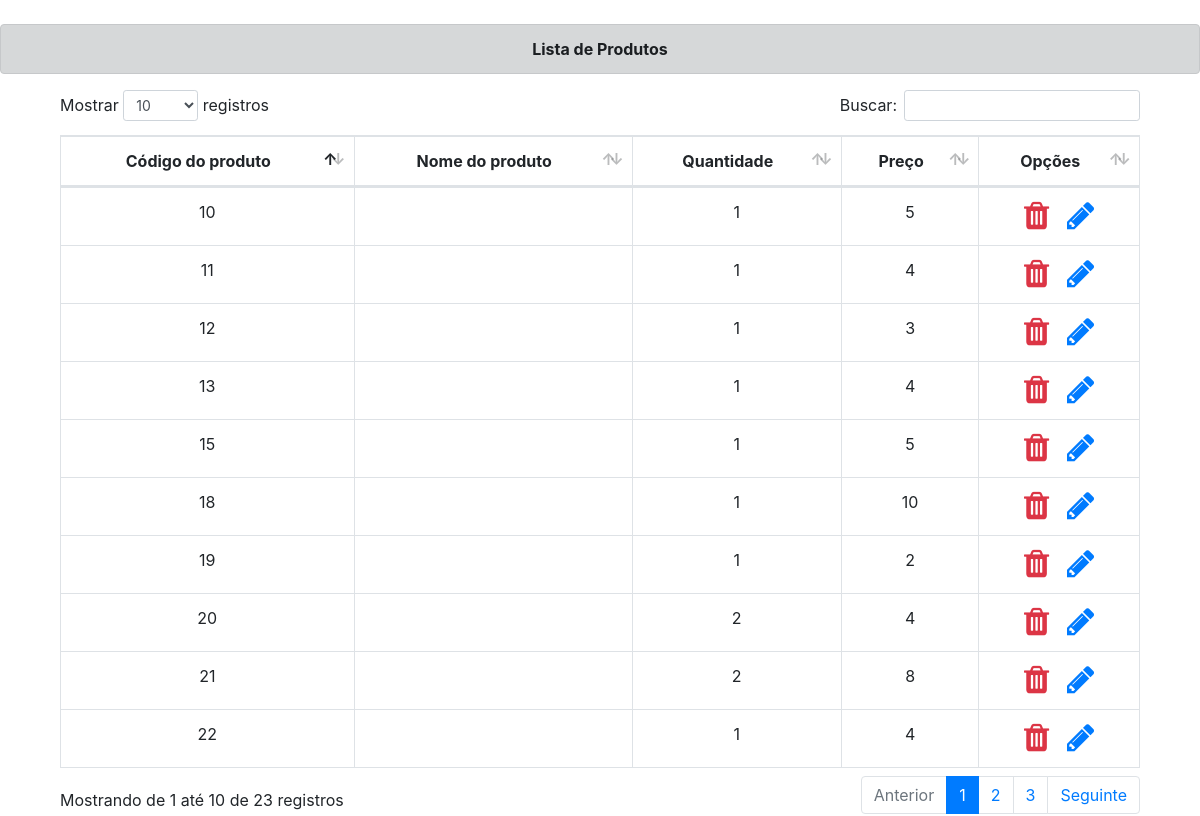
/visao/listarProduto.php (signed in), run on an earlier commit of the app's database.
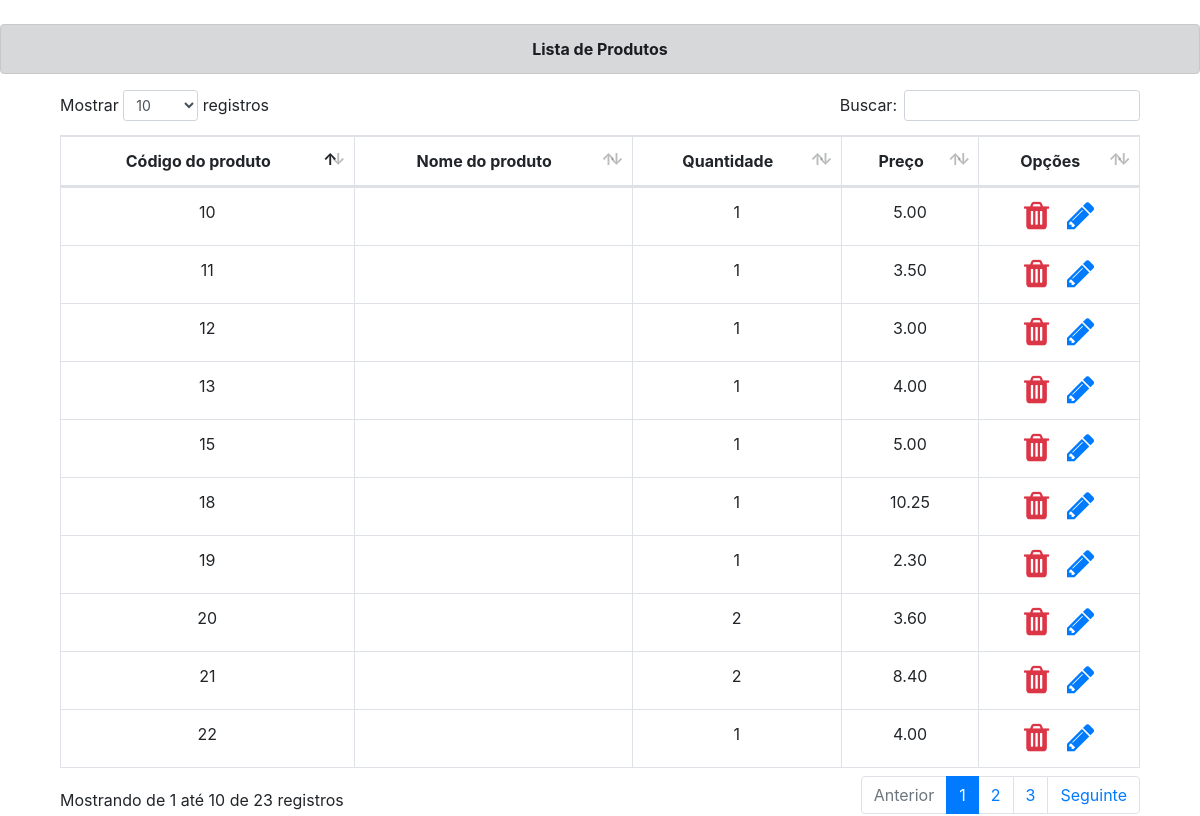
And on a later commit of the database.
### tables this page shows
CREATE TABLE IF NOT EXISTS `produto` (
  `id_produto` INT(5) NOT NULL AUTO_INCREMENT,
  `nome` VARCHAR(150) NOT NULL,
  `quantidade` INT(5) NOT NULL,
  `preco` DECIMAL(10,0) NOT NULL,
  PRIMARY KEY (`id_produto`));

### modelo/conexao/Conexao.php (called while the page is built)
<?php
abstract class Conexao {
    private static $instancia;
    public static function getConexao() {
        try {
            if (!isset(self::$instancia)) {
                $usuario = "root";
                $senha = "";
                self::$instancia = new PDO("mysql:host=localhost;dbname=cbjk;charset=UTF8",
                        $usuario, $senha);
            }
            return self::$instancia;
        } catch (PDOException $e) {
            echo "Erro ao conectar no banco de dados: " . $e->getMessage();
        }
    }
}

### modelo/produtoDAO.php (called while the page is built, shortened)
<?php
require_once 'conexao/Conexao.php';
class produtoDAO {
    public $pdo = null;
    function __construct() {
        $this->pdo = Conexao::getConexao();
    }
    public function listarTodos() {
        try {
            $sql="SELECT * FROM `produto` ";
            $stm = $this->pdo->prepare($sql);
            $stm->execute();
            $produtos=$stm->fetchAll(PDO::FETCH_OBJ);
            return $produtos;
        } catch (PDOException $exc) {
            echo $exc->getMessage();
        }
    }
}
?>

### visao/listarProduto.php (the view, shortened to what this page needs)
<!DOCTYPE html>
<?php
require_once '../modelo/produtoDAO.php';
?>
<html>
    <head>
        <link rel="stylesheet" href="css/bootstrap.css">
        <link href="css/dataTables.bootstrap4.css" rel="stylesheet">
        <link href="css/font-awesome.min.css" rel="stylesheet" type="text/css">
    </head>
    <body>
        <br />
        <div class="well alert alert-dark text-center"><strong>Lista de Produtos</strong></div>
        <div class="container">
            <table class="table table-bordered" id="dataTable" width="100%" cellspacing="0">
                <thead>
                    <tr class="info">
                        <th class='text-center'>Código do produto</th>
                        <th class='text-center'>Nome do produto</th>
                        <th class='text-center'>Quantidade</th>
                        <th class='text-center'>Preço</th>
                        <th style="text-align: center;">Opções</th>
                    </tr>
                </thead>
                <?php
                $produtoDAO = new produtoDAO();
                $produtos = $produtoDAO->listarTodos();
                foreach ($produtos as $produto) {
                    echo "<tr>";
                    echo "  <td class='text-center'> {$produto->id_produto} </td>";
                    echo "  <td class='text-center'> {$produto->nome_produto} </td>";
                    echo "  <td class='text-center'> {$produto->quantidade} </td>";
                    echo "  <td class='text-center'> {$produto->preco} </td>";
                    echo "  <td style='text-align: center;'>"
                    . "   <a  class='fa fa-trash text-danger'style='font-size:2rem' href='../controle/excluirProduto.php?idProduto={$produto->id_produto}'></a>"
                    . "   &nbsp; &nbsp;<a class='fa fa-pencil'style='font-size:2rem' href='formAlterarProduto.php?idProduto={$produto->id_produto}'></a>"
                    . " </td>";
                    echo "</tr>";
                }
                ?>
            </table>
        </div>
    </body>
</html>

What changed in the data, as far as the page shows it:
changed produto id 10: preco "5" → "5.00"
changed produto id 11: preco "4" → "3.50"
changed produto id 12: preco "3" → "3.00"
changed produto id 13: preco "4" → "4.00"
changed produto id 15: preco "5" → "5.00"
changed produto id 18: preco "10" → "10.25"
changed produto id 19: preco "2" → "2.30"
changed produto id 20: preco "4" → "3.60"
changed produto id 21: preco "8" → "8.40"
changed produto id 22: preco "4" → "4.00"
